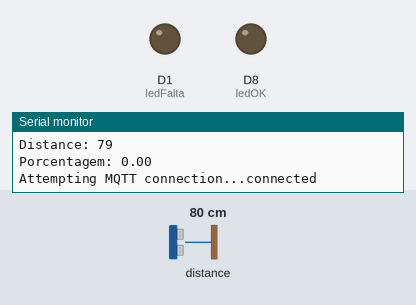
Bench run of a sketch on a simulated ESP8266 (NodeMCU). Parts: output pins drawn as LEDs (lit = HIGH), the last lines printed to the serial monitor. Wiring (inferred from the names in the program): ultrasonic range finder: trigger D4; echo D3. The test bench sets the inputs (shaded band); at power-on: distance to the obstacle 80 cm. The echo pulse lasts 58.3 µs per cm; WiFi joins after 1.5 s; servers stay silent unless stated; no MQTT or app messages arrive unless stated; pins used as bus, display or sensor lines are not drawn.

Above: at 4.7 s.
4.8 s: distance to the obstacle set to 15 cm
6.7 s: distance to the obstacle set to 12 cm
At 8.5 s:
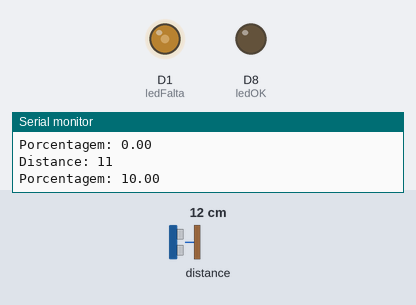
9.0 s: distance to the obstacle set to 8 cm
At 10.1 s:
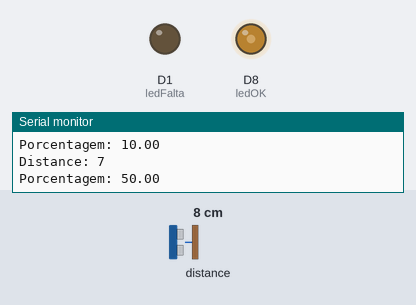
Timing chart, 0 to 12.0 s (numbered marks = the images above; inputs shaded):
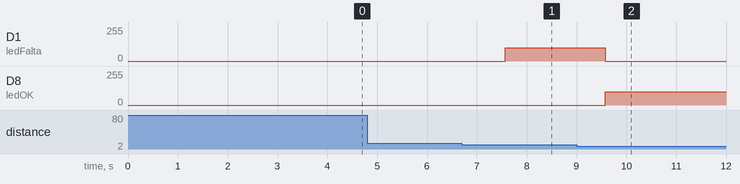

Measured:
- the behaviour switches between 14 and 13 cm on distance to the obstacle (found by bisection; images 0 and 1)
- the behaviour switches between 10 and 9 cm on distance to the obstacle (found by bisection; images 1 and 2)
- after the input at 6.7 s, D1 (ledFalta): 0/255 → 100/255 after 0.87 s
- after the input at 9.0 s, D1 (ledFalta): 100/255 → 0/255 after 0.57 s; D8 (ledOK): 0/255 → 100/255 after 0.57 s

The sketch:

poteesperto.ino
```cpp
#include <ESP8266WiFi.h>  //essa biblioteca já vem com a IDE. Portanto, não é preciso baixar nenhuma biblioteca adicional
#include <PubSubClient.h> //Importa biblioteca MQTT

#define SSID_REDE     "iPhone de Adriano"  //coloque aqui o nome da rede que se deseja conectar
#define SENHA_REDE    "senhawifi123"  //coloque aqui a senha da rede que se deseja conectar

#define ID_MQTT "poteesperto"
#define MQTT_SERVER "iot2017.nc2.iff.edu.br"
#define MQTT_USER   "saeg2017"
#define MQTT_PASS   "semsenha"
#define PORTA   443

#define TOPICOPORCENTAGEM "/poteesperto/arroz"


// defines pins numbers
const int trigPin = 2;  //D4
const int echoPin = 0;  //D3
const int CHEIO = 2;
const int VAZIO = 12;
const int ledFalta = D1;
const int ledOK = D8;

// defines variables
long duration;
int distance;
float porcentagem;

float calcularPorcentagem(int distancia);

WiFiClient cliente;
PubSubClient clienteMQTT(cliente);


//Função: faz a conexão WiFI
//Parâmetros: nenhum
//Retorno: nenhum
boolean conectaWiFi(void)
{

    cliente.stop();

    delay(500);
    Serial.println("Conectando-se à rede WiFi...");
    Serial.println();
    delay(1000);
    WiFi.begin(SSID_REDE, SENHA_REDE);

    int contDelay = 0;
    while ((WiFi.status() != WL_CONNECTED) && (contDelay < 20) )
    {
        delay(500);
        Serial.print(".");
        contDelay++;

    }
    if(WiFi.status() != WL_CONNECTED){
       Serial.println("");
       Serial.println("WiFi não connectado");
       return false;
    }

    Serial.println("");
    Serial.println("WiFi connectado com sucesso!");
    Serial.println("IP obtido: ");
    Serial.println(WiFi.localIP());

    delay(500);
    return true;
}

//Função: inicializa parâmetros de conexão clienteMQTT(endereço do
//        broker, porta e seta função de callback)
//Parâmetros: nenhum
//Retorno: nenhum
void iniciaMQTT(void){
  clienteMQTT.setServer(MQTT_SERVER, PORTA);
  clienteMQTT.setCallback(mqtt_callback);
}

//
//Função: conectando ao servidor por MQTT
//Parâmetros: nenhum
//Retorno: nenhum
void connectaClienteMQTT(void) {
  // Espera até estar conectado ao servidor
  while (!clienteMQTT.connected()) {
    Serial.print("Attempting MQTT connection...");

    // Tentativa de conexão
    if( clienteMQTT.connect(ID_MQTT, MQTT_USER, MQTT_PASS )) {
      Serial.println("connected");
      clienteMQTT.subscribe(TOPICOPORCENTAGEM);
    } else {
      Serial.print("failed, rc=");
      Serial.print(clienteMQTT.state());
      Serial.println(" try again in 5 seconds");
      // Espera 5 segundo e tenta novamente
      delay(5000);
    }
  }
}

String mensagem(byte* payload, unsigned int length){

  String msg;

  //obtem a string do payload recebido
  for(int i = 0; i < length; i++)
  {
     char c = (char)payload[i];
     msg += c;
  }
  return msg;
}

//
//Função: Trata o valor do Topico
//Parâmetros: nenhum
//Retorno: nenhum
void trataTopico(char* topic,String msg){


}


//Função: função de callback
//        esta função é chamada toda vez que uma informação de
//        um dos tópicos subescritos chega)
//Parâmetros: nenhum
//Retorno: nenhum
void mqtt_callback(char* topic, byte* payload, unsigned int length)
{
    String msg = mensagem(payload,length);

    trataTopico(topic,msg);

}
void iniciaGPIO(void){


}


void setup() {
  pinMode(trigPin, OUTPUT); // Sets the trigPin as an Output
  pinMode(echoPin, INPUT); // Sets the echoPin as an Input
  pinMode(ledFalta, OUTPUT); // Sets the echoPin as an Input
  pinMode(ledOK, OUTPUT); // Sets the echoPin as an Input
  Serial.begin(9600); // Starts the serial communication

   //Serial.begin(115200);
  delay(10);
  iniciaGPIO();
  if (conectaWiFi()){
     iniciaMQTT();
    // conectaSensorTemperatura();
  }
}

void loop() {
  // Clears the trigPin
  digitalWrite(trigPin, LOW);
  delayMicroseconds(2);

  // Sets the trigPin on HIGH state for 10 micro seconds
  digitalWrite(trigPin, HIGH);
  delayMicroseconds(10);
  digitalWrite(trigPin, LOW);

  // Reads the echoPin, returns the sound wave travel time in microseconds
  duration = pulseIn(echoPin, HIGH);

  // Calculating the distance
  distance= duration*0.034/2;
  // Prints the distance on the Serial Monitor
  Serial.print("Distance: ");
  Serial.println(distance);

  porcentagem = calcularPorcentagem(distance);

  Serial.print("Porcentagem: ");
  Serial.println(porcentagem);

  if(distance <= VAZIO)
  {
      if(porcentagem <= 33.)
      {
        analogWrite(ledFalta, 100);
        analogWrite(ledOK, 0);
      }
      else
      {
        analogWrite(ledFalta, 0);
        analogWrite(ledOK, 100);
      }
     clienteMQTT.publish(TOPICOPORCENTAGEM, String(porcentagem).c_str());
  }
  else{
    analogWrite(ledOK, 0);
    analogWrite(ledFalta, 0);
  }

  if (WiFi.status() == WL_CONNECTED){
      if (!clienteMQTT.connected()) {
        connectaClienteMQTT();
      }

      clienteMQTT.loop();
  }else{
   if (conectaWiFi()){
     iniciaMQTT();
   }

  }

  delay(2000);
}


float calcularPorcentagem(int distancia)
{
  if(distancia >= VAZIO)
  {
    return 0.;
  }

  if(distancia <= CHEIO)
  {
    return 100.;
  }

  return 100. - (((float)distancia - (float)CHEIO) / ((float)VAZIO - (float)CHEIO)) * 100.;
}
```
